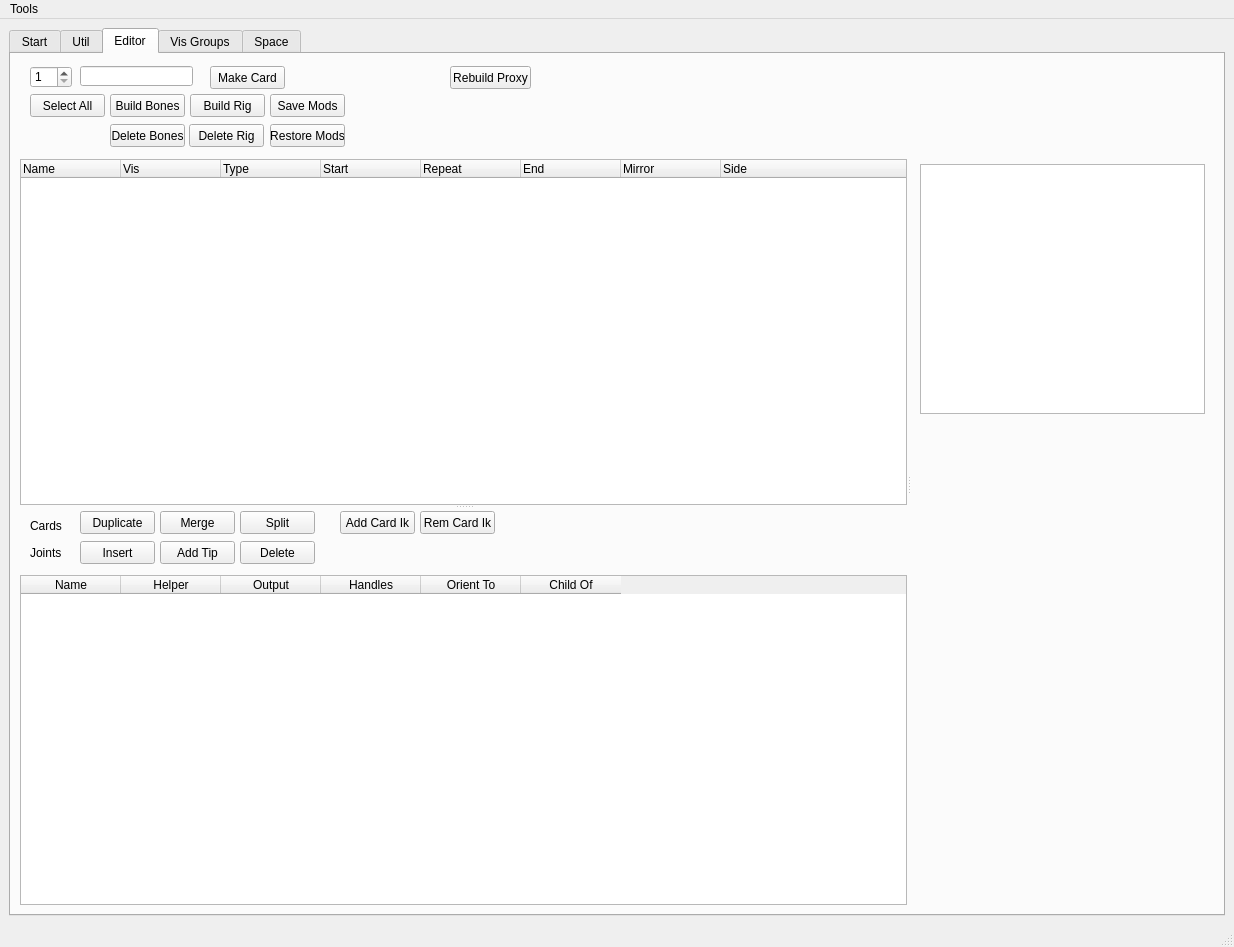
<?xml version="1.0" encoding="UTF-8"?>
<ui version="4.0">
 <class>MainWindow</class>
 <widget class="QMainWindow" name="MainWindow">
  <property name="geometry">
   <rect>
    <x>0</x>
    <y>0</y>
    <width>1234</width>
    <height>947</height>
   </rect>
  </property>
  <property name="windowTitle">
   <string>MainWindow</string>
  </property>
  <widget class="QWidget" name="centralwidget">
   <layout class="QHBoxLayout" name="horizontalLayout">
    <item>
     <widget class="QTabWidget" name="tabWidget">
      <property name="currentIndex">
       <number>2</number>
      </property>
      <widget class="QWidget" name="tab">
       <attribute name="title">
        <string>Start</string>
       </attribute>
      </widget>
      <widget class="QWidget" name="tab_2">
       <attribute name="title">
        <string>Util</string>
       </attribute>
      </widget>
      <widget class="QWidget" name="tab_3">
       <attribute name="title">
        <string>Editor</string>
       </attribute>
       <layout class="QHBoxLayout" name="horizontalLayout_2">
        <item>
         <widget class="QSplitter" name="splitter_2">
          <property name="orientation">
           <enum>Qt::Horizontal</enum>
          </property>
          <widget class="QWidget" name="widget" native="true">
           <layout class="QVBoxLayout" name="verticalLayout_3">
            <property name="topMargin">
             <number>0</number>
            </property>
            <property name="bottomMargin">
             <number>0</number>
            </property>
            <item>
             <widget class="QSplitter" name="splitter">
              <property name="orientation">
               <enum>Qt::Vertical</enum>
              </property>
              <widget class="QWidget" name="widget_4" native="true">
               <layout class="QVBoxLayout" name="verticalLayout">
                <property name="topMargin">
                 <number>0</number>
                </property>
                <property name="bottomMargin">
                 <number>0</number>
                </property>
                <item>
                 <widget class="QWidget" name="widget_3" native="true">
                  <property name="sizePolicy">
                   <sizepolicy hsizetype="Preferred" vsizetype="Fixed">
                    <horstretch>0</horstretch>
                    <verstretch>0</verstretch>
                   </sizepolicy>
                  </property>
                  <property name="minimumSize">
                   <size>
                    <width>0</width>
                    <height>90</height>
                   </size>
                  </property>
                  <property name="maximumSize">
                   <size>
                    <width>16777215</width>
                    <height>121</height>
                   </size>
                  </property>
                  <widget class="QSpinBox" name="jointCount">
                   <property name="geometry">
                    <rect>
                     <x>10</x>
                     <y>3</y>
                     <width>42</width>
                     <height>22</height>
                    </rect>
                   </property>
                   <property name="minimum">
                    <number>1</number>
                   </property>
                  </widget>
                  <widget class="QLineEdit" name="cardJointNames">
                   <property name="geometry">
                    <rect>
                     <x>60</x>
                     <y>3</y>
                     <width>113</width>
                     <height>20</height>
                    </rect>
                   </property>
                  </widget>
                  <widget class="QPushButton" name="makeCardBtn">
                   <property name="geometry">
                    <rect>
                     <x>190</x>
                     <y>3</y>
                     <width>75</width>
                     <height>23</height>
                    </rect>
                   </property>
                   <property name="text">
                    <string>Make Card</string>
                   </property>
                  </widget>
                  <widget class="QPushButton" name="selectAllBtn">
                   <property name="geometry">
                    <rect>
                     <x>10</x>
                     <y>31</y>
                     <width>75</width>
                     <height>23</height>
                    </rect>
                   </property>
                   <property name="text">
                    <string>Select All</string>
                   </property>
                  </widget>
                  <widget class="QPushButton" name="deleteBonesBtn">
                   <property name="geometry">
                    <rect>
                     <x>90</x>
                     <y>61</y>
                     <width>75</width>
                     <height>23</height>
                    </rect>
                   </property>
                   <property name="text">
                    <string>Delete Bones</string>
                   </property>
                  </widget>
                  <widget class="QPushButton" name="buildBonesBtn">
                   <property name="geometry">
                    <rect>
                     <x>90</x>
                     <y>31</y>
                     <width>75</width>
                     <height>23</height>
                    </rect>
                   </property>
                   <property name="text">
                    <string>Build Bones</string>
                   </property>
                  </widget>
                  <widget class="QPushButton" name="saveModsBtn">
                   <property name="geometry">
                    <rect>
                     <x>250</x>
                     <y>31</y>
                     <width>75</width>
                     <height>23</height>
                    </rect>
                   </property>
                   <property name="text">
                    <string>Save Mods</string>
                   </property>
                  </widget>
                  <widget class="QPushButton" name="buildRigBtn">
                   <property name="geometry">
                    <rect>
                     <x>170</x>
                     <y>31</y>
                     <width>75</width>
                     <height>23</height>
                    </rect>
                   </property>
                   <property name="text">
                    <string>Build Rig</string>
                   </property>
                  </widget>
                  <widget class="QPushButton" name="restoreModsBtn">
                   <property name="geometry">
                    <rect>
                     <x>250</x>
                     <y>61</y>
                     <width>75</width>
                     <height>23</height>
                    </rect>
                   </property>
                   <property name="text">
                    <string>Restore Mods</string>
                   </property>
                  </widget>
                  <widget class="QPushButton" name="deleteRigBtn">
                   <property name="geometry">
                    <rect>
                     <x>169</x>
                     <y>61</y>
                     <width>75</width>
                     <height>23</height>
                    </rect>
                   </property>
                   <property name="text">
                    <string>Delete Rig</string>
                   </property>
                  </widget>
                  <widget class="QPushButton" name="rebuildProxyBtn">
                   <property name="geometry">
                    <rect>
                     <x>430</x>
                     <y>3</y>
                     <width>81</width>
                     <height>23</height>
                    </rect>
                   </property>
                   <property name="text">
                    <string>Rebuild Proxy</string>
                   </property>
                  </widget>
                 </widget>
                </item>
                <item>
                 <widget class="CardLister" name="cardLister">
                  <property name="selectionMode">
                   <enum>QAbstractItemView::ExtendedSelection</enum>
                  </property>
                  <column>
                   <property name="text">
                    <string>Name</string>
                   </property>
                  </column>
                  <column>
                   <property name="text">
                    <string>Vis</string>
                   </property>
                  </column>
                  <column>
                   <property name="text">
                    <string>Type</string>
                   </property>
                  </column>
                  <column>
                   <property name="text">
                    <string>Start</string>
                   </property>
                  </column>
                  <column>
                   <property name="text">
                    <string>Repeat</string>
                   </property>
                  </column>
                  <column>
                   <property name="text">
                    <string>End</string>
                   </property>
                  </column>
                  <column>
                   <property name="text">
                    <string>Mirror</string>
                   </property>
                  </column>
                  <column>
                   <property name="text">
                    <string>Side</string>
                   </property>
                  </column>
                 </widget>
                </item>
               </layout>
              </widget>
              <widget class="QWidget" name="widget_5" native="true">
               <layout class="QVBoxLayout" name="verticalLayout_2">
                <property name="topMargin">
                 <number>0</number>
                </property>
                <property name="bottomMargin">
                 <number>0</number>
                </property>
                <item>
                 <widget class="QWidget" name="widget_6" native="true">
                  <property name="sizePolicy">
                   <sizepolicy hsizetype="Preferred" vsizetype="Fixed">
                    <horstretch>0</horstretch>
                    <verstretch>0</verstretch>
                   </sizepolicy>
                  </property>
                  <property name="minimumSize">
                   <size>
                    <width>0</width>
                    <height>60</height>
                   </size>
                  </property>
                  <property name="maximumSize">
                   <size>
                    <width>16777215</width>
                    <height>80</height>
                   </size>
                  </property>
                  <widget class="QPushButton" name="duplicateCardBtn">
                   <property name="geometry">
                    <rect>
                     <x>60</x>
                     <y>2</y>
                     <width>75</width>
                     <height>23</height>
                    </rect>
                   </property>
                   <property name="text">
                    <string>Duplicate</string>
                   </property>
                  </widget>
                  <widget class="QPushButton" name="insertJointBtn">
                   <property name="geometry">
                    <rect>
                     <x>60</x>
                     <y>32</y>
                     <width>75</width>
                     <height>23</height>
                    </rect>
                   </property>
                   <property name="text">
                    <string>Insert</string>
                   </property>
                  </widget>
                  <widget class="QPushButton" name="addTipBtn">
                   <property name="geometry">
                    <rect>
                     <x>140</x>
                     <y>32</y>
                     <width>75</width>
                     <height>23</height>
                    </rect>
                   </property>
                   <property name="text">
                    <string>Add Tip</string>
                   </property>
                  </widget>
                  <widget class="QPushButton" name="deleteJointBtn">
                   <property name="geometry">
                    <rect>
                     <x>220</x>
                     <y>32</y>
                     <width>75</width>
                     <height>23</height>
                    </rect>
                   </property>
                   <property name="text">
                    <string>Delete</string>
                   </property>
                  </widget>
                  <widget class="QPushButton" name="mergeCardBtn">
                   <property name="geometry">
                    <rect>
                     <x>140</x>
                     <y>2</y>
                     <width>75</width>
                     <height>23</height>
                    </rect>
                   </property>
                   <property name="text">
                    <string>Merge</string>
                   </property>
                  </widget>
                  <widget class="QPushButton" name="splitCardBtn">
                   <property name="geometry">
                    <rect>
                     <x>220</x>
                     <y>2</y>
                     <width>75</width>
                     <height>23</height>
                    </rect>
                   </property>
                   <property name="text">
                    <string>Split</string>
                   </property>
                  </widget>
                  <widget class="QPushButton" name="pushButton_15">
                   <property name="geometry">
                    <rect>
                     <x>320</x>
                     <y>2</y>
                     <width>75</width>
                     <height>23</height>
                    </rect>
                   </property>
                   <property name="text">
                    <string>Add Card Ik</string>
                   </property>
                  </widget>
                  <widget class="QPushButton" name="pushButton_16">
                   <property name="geometry">
                    <rect>
                     <x>400</x>
                     <y>2</y>
                     <width>75</width>
                     <height>23</height>
                    </rect>
                   </property>
                   <property name="text">
                    <string>Rem Card Ik</string>
                   </property>
                  </widget>
                  <widget class="QLabel" name="label">
                   <property name="geometry">
                    <rect>
                     <x>10</x>
                     <y>10</y>
                     <width>46</width>
                     <height>13</height>
                    </rect>
                   </property>
                   <property name="text">
                    <string>Cards</string>
                   </property>
                  </widget>
                  <widget class="QLabel" name="label_2">
                   <property name="geometry">
                    <rect>
                     <x>10</x>
                     <y>37</y>
                     <width>46</width>
                     <height>13</height>
                    </rect>
                   </property>
                   <property name="text">
                    <string>Joints</string>
                   </property>
                  </widget>
                 </widget>
                </item>
                <item>
                 <widget class="JointLister" name="jointLister">
                  <property name="columnCount">
                   <number>6</number>
                  </property>
                  <column>
                   <property name="text">
                    <string>Name</string>
                   </property>
                  </column>
                  <column>
                   <property name="text">
                    <string>Helper</string>
                   </property>
                  </column>
                  <column>
                   <property name="text">
                    <string>Output</string>
                   </property>
                  </column>
                  <column>
                   <property name="text">
                    <string>Handles</string>
                   </property>
                  </column>
                  <column>
                   <property name="text">
                    <string>Orient To</string>
                   </property>
                  </column>
                  <column>
                   <property name="text">
                    <string>Child Of</string>
                   </property>
                  </column>
                 </widget>
                </item>
               </layout>
              </widget>
             </widget>
            </item>
           </layout>
          </widget>
          <widget class="QWidget" name="widget_2" native="true">
           <property name="maximumSize">
            <size>
             <width>303</width>
             <height>16777215</height>
            </size>
           </property>
           <layout class="QVBoxLayout" name="verticalLayout_5">
            <property name="topMargin">
             <number>0</number>
            </property>
            <item>
             <widget class="QWidget" name="widget_7" native="true">
              <layout class="QVBoxLayout" name="verticalLayout_4">
               <property name="topMargin">
                <number>0</number>
               </property>
               <item>
                <widget class="QWidget" name="widget_8" native="true">
                 <property name="sizePolicy">
                  <sizepolicy hsizetype="Preferred" vsizetype="Minimum">
                   <horstretch>0</horstretch>
                   <verstretch>0</verstretch>
                  </sizepolicy>
                 </property>
                 <property name="minimumSize">
                  <size>
                   <width>0</width>
                   <height>95</height>
                  </size>
                 </property>
                 <property name="maximumSize">
                  <size>
                   <width>16777215</width>
                   <height>95</height>
                  </size>
                 </property>
                 <widget class="QLabel" name="cardName">
                  <property name="geometry">
                   <rect>
                    <x>10</x>
                    <y>0</y>
                    <width>151</width>
                    <height>20</height>
                   </rect>
                  </property>
                  <property name="text">
                   <string/>
                  </property>
                 </widget>
                 <widget class="QLabel" name="cardType">
                  <property name="geometry">
                   <rect>
                    <x>180</x>
                    <y>0</y>
                    <width>81</width>
                    <height>20</height>
                   </rect>
                  </property>
                  <property name="text">
                   <string/>
                  </property>
                 </widget>
                 <widget class="QLabel" name="cardDescription">
                  <property name="geometry">
                   <rect>
                    <x>10</x>
                    <y>20</y>
                    <width>261</width>
                    <height>71</height>
                   </rect>
                  </property>
                  <property name="text">
                   <string/>
                  </property>
                  <property name="wordWrap">
                   <bool>true</bool>
                  </property>
                 </widget>
                </widget>
               </item>
               <item>
                <widget class="CardParams" name="cardParams">
                 <property name="sizePolicy">
                  <sizepolicy hsizetype="Expanding" vsizetype="Preferred">
                   <horstretch>0</horstretch>
                   <verstretch>0</verstretch>
                  </sizepolicy>
                 </property>
                 <property name="minimumSize">
                  <size>
                   <width>0</width>
                   <height>250</height>
                  </size>
                 </property>
                 <attribute name="horizontalHeaderVisible">
                  <bool>false</bool>
                 </attribute>
                 <attribute name="horizontalHeaderStretchLastSection">
                  <bool>true</bool>
                 </attribute>
                 <attribute name="verticalHeaderVisible">
                  <bool>false</bool>
                 </attribute>
                 <column>
                  <property name="text">
                   <string>1</string>
                  </property>
                 </column>
                 <column>
                  <property name="text">
                   <string>2</string>
                  </property>
                 </column>
                </widget>
               </item>
              </layout>
             </widget>
            </item>
            <item>
             <spacer name="verticalSpacer">
              <property name="orientation">
               <enum>Qt::Vertical</enum>
              </property>
              <property name="sizeHint" stdset="0">
               <size>
                <width>20</width>
                <height>466</height>
               </size>
              </property>
             </spacer>
            </item>
            <item>
             <widget class="QWidget" name="controllerEdit" native="true">
              <property name="sizePolicy">
               <sizepolicy hsizetype="Preferred" vsizetype="Minimum">
                <horstretch>0</horstretch>
                <verstretch>0</verstretch>
               </sizepolicy>
              </property>
              <property name="minimumSize">
               <size>
                <width>0</width>
                <height>400</height>
               </size>
              </property>
              <property name="maximumSize">
               <size>
                <width>16777215</width>
                <height>400</height>
               </size>
              </property>
              <layout class="QVBoxLayout" name="verticalLayout_6">
               <item>
                <layout class="QVBoxLayout" name="testLayout"/>
               </item>
              </layout>
             </widget>
            </item>
           </layout>
          </widget>
         </widget>
        </item>
       </layout>
      </widget>
      <widget class="QWidget" name="tab_4">
       <attribute name="title">
        <string>Vis Groups</string>
       </attribute>
       <widget class="QListWidget" name="visGroups">
        <property name="geometry">
         <rect>
          <x>10</x>
          <y>10</y>
          <width>256</width>
          <height>311</height>
         </rect>
        </property>
       </widget>
       <widget class="QPushButton" name="equipVisControl">
        <property name="geometry">
         <rect>
          <x>280</x>
          <y>10</y>
          <width>151</width>
          <height>23</height>
         </rect>
        </property>
        <property name="text">
         <string>Equip Vis Control</string>
        </property>
       </widget>
       <widget class="QPushButton" name="unequipVisControl">
        <property name="geometry">
         <rect>
          <x>280</x>
          <y>50</y>
          <width>151</width>
          <height>23</height>
         </rect>
        </property>
        <property name="text">
         <string>Unequip Vis Control</string>
        </property>
       </widget>
       <widget class="QPushButton" name="pruneVisGroups">
        <property name="geometry">
         <rect>
          <x>280</x>
          <y>90</y>
          <width>151</width>
          <height>23</height>
         </rect>
        </property>
        <property name="text">
         <string>Prune Unused Vis Groups</string>
        </property>
       </widget>
       <widget class="QLineEdit" name="visGroupNameEntry">
        <property name="geometry">
         <rect>
          <x>10</x>
          <y>360</y>
          <width>256</width>
          <height>20</height>
         </rect>
        </property>
       </widget>
       <widget class="QPushButton" name="assignVisGroup">
        <property name="geometry">
         <rect>
          <x>280</x>
          <y>360</y>
          <width>151</width>
          <height>23</height>
         </rect>
        </property>
        <property name="text">
         <string>Assign</string>
        </property>
       </widget>
       <widget class="QLabel" name="label_3">
        <property name="geometry">
         <rect>
          <x>11</x>
          <y>340</y>
          <width>251</width>
          <height>16</height>
         </rect>
        </property>
        <property name="text">
         <string>Assign to Group</string>
        </property>
       </widget>
      </widget>
      <widget class="QWidget" name="tab_5">
       <attribute name="title">
        <string>Space</string>
       </attribute>
      </widget>
     </widget>
    </item>
   </layout>
  </widget>
  <widget class="QMenuBar" name="menubar">
   <property name="geometry">
    <rect>
     <x>0</x>
     <y>0</y>
     <width>1234</width>
     <height>21</height>
    </rect>
   </property>
   <widget class="QMenu" name="menuTools">
    <property name="title">
     <string>Tools</string>
    </property>
    <widget class="QMenu" name="menuVisibility">
     <property name="title">
      <string>Visibility</string>
     </property>
     <addaction name="actionCard_Orients_2"/>
     <addaction name="actionConnectors"/>
     <addaction name="actionHandles"/>
    </widget>
    <addaction name="actionReconnect_Real_Joints"/>
    <addaction name="menuVisibility"/>
    <addaction name="actionMatch_Selected_Orients"/>
   </widget>
   <addaction name="menuTools"/>
  </widget>
  <widget class="QStatusBar" name="statusbar"/>
  <action name="actionCard_Orients">
   <property name="checkable">
    <bool>true</bool>
   </property>
   <property name="text">
    <string>Card Orients</string>
   </property>
  </action>
  <action name="actionReconnect_Real_Joints">
   <property name="text">
    <string>Reconnect Real Joints</string>
   </property>
  </action>
  <action name="actionCard_Orients_2">
   <property name="text">
    <string>Card Orients</string>
   </property>
  </action>
  <action name="actionConnectors">
   <property name="text">
    <string>Connectors</string>
   </property>
  </action>
  <action name="actionHandles">
   <property name="text">
    <string>Handles</string>
   </property>
  </action>
  <action name="actionMatch_Selected_Orients">
   <property name="text">
    <string>Match Selected Orients</string>
   </property>
  </action>
 </widget>
 <customwidgets>
  <customwidget>
   <class>JointLister</class>
   <extends>QTableWidget</extends>
   <header>motiga.tool.fossil.jointlister.h</header>
  </customwidget>
  <customwidget>
   <class>CardLister</class>
   <extends>QTreeWidget</extends>
   <header>motiga.tool.fossil.cardlister.h</header>
  </customwidget>
  <customwidget>
   <class>CardParams</class>
   <extends>QTableWidget</extends>
   <header>motiga.tool.fossil.cardparams.h</header>
  </customwidget>
 </customwidgets>
 <resources/>
 <connections/>
</ui>
